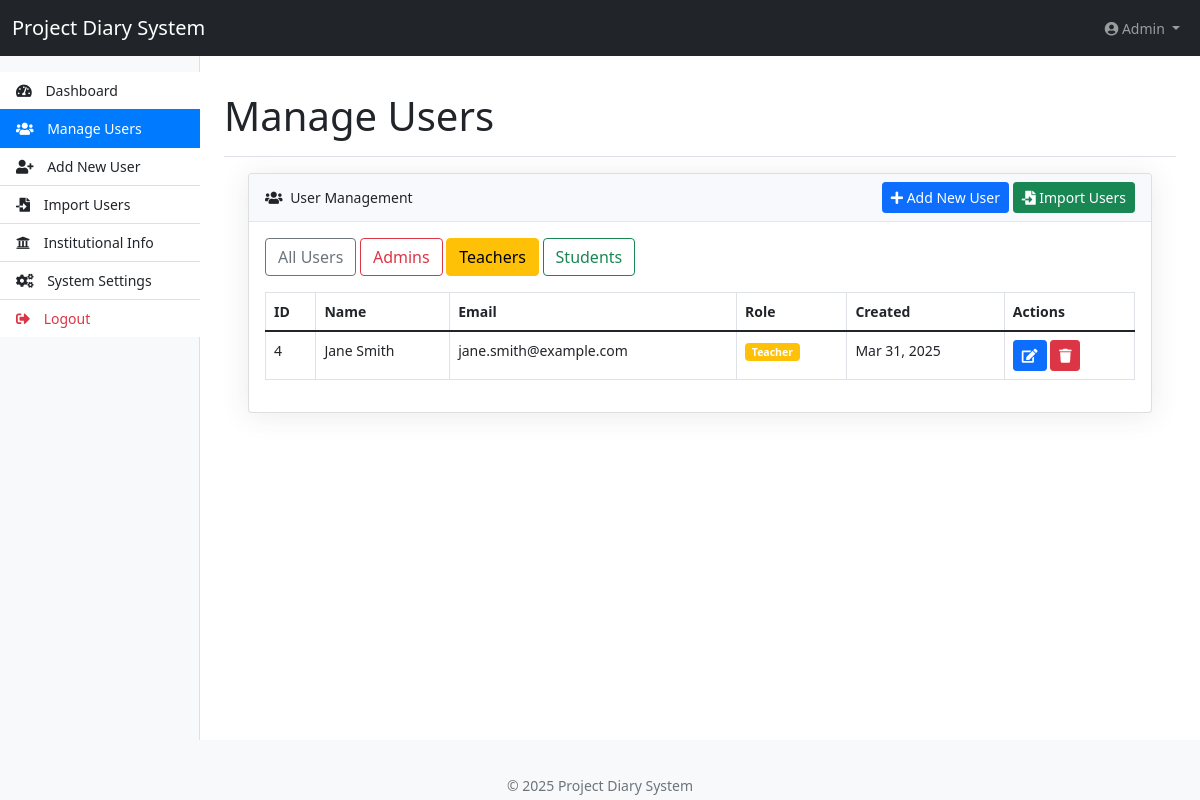
Screenshot of /index.php?page=manage_users&role=teacher (signed in) with the database file from the repository.
### tables this page shows
CREATE TABLE `users` (
  `id` int(11) NOT NULL,
  `name` varchar(255) NOT NULL,
  `email` varchar(255) NOT NULL,
  `password` varchar(255) NOT NULL,
  `role` enum('admin','teacher','student') NOT NULL,
  `department` varchar(100) DEFAULT NULL,
  `profile_image` varchar(255) DEFAULT 'default.jpg',
  `created_at` timestamp NOT NULL DEFAULT current_timestamp(),
  `updated_at` timestamp NOT NULL DEFAULT current_timestamp() ON UPDATE current_timestamp()
);

### controllers/AdminController.php (called while the page is built, shortened)
<?php
class AdminController {
    private $db;
    public function __construct($database) {
        $this->db = $database;
    }
    public function getAllUsers($role = null) {
        try {
            $query = "SELECT id, name, email, role, created_at FROM users";
            $params = [];
            if ($role) {
                $query .= " WHERE role = :role";
                $params[':role'] = $role;
            }
            $query .= " ORDER BY created_at DESC";
            $stmt = $this->db->prepare($query);
            foreach ($params as $param => $value) {
                $stmt->bindValue($param, $value);
            }
            $stmt->execute();
            return $stmt->fetchAll(PDO::FETCH_ASSOC);
        } catch (PDOException $e) {
            error_log("Error getting all users: " . $e->getMessage());
            return [];
        }
    }
}
?>

### views/admin/manage_users.php (the view, shortened to what this page needs)
<?php
$users = $adminController->getAllUsers();
$roleFilter = isset($_GET['role']) ? $_GET['role'] : '';
if (!empty($roleFilter)) {
    $users = $adminController->getAllUsers($roleFilter);
}
?>
<div class="container-fluid px-4">
    <div class="card mb-4">
        <div class="card-header">
            <div class="d-flex justify-content-between align-items-center">
                <div>
                    <i class="fas fa-users me-1"></i> User Management
                </div>
                <div>
                    <a href="index.php?page=add_user" class="btn btn-primary btn-sm">
                        <i class="fas fa-plus"></i> Add New User
                    </a>
                    <a href="index.php?page=import_users" class="btn btn-success btn-sm">
                        <i class="fas fa-file-import"></i> Import Users
                    </a>
                </div>
            </div>
        </div>
        <div class="card-body">
            <div class="mb-3">
                <a href="index.php?page=manage_users" class="btn btn-outline-secondary <?php echo empty($roleFilter) ? 'active' : ''; ?>">All Users</a>
                <a href="index.php?page=manage_users&role=admin" class="btn btn-outline-danger <?php echo $roleFilter === 'admin' ? 'active' : ''; ?>">Admins</a>
                <a href="index.php?page=manage_users&role=teacher" class="btn btn-outline-warning <?php echo $roleFilter === 'teacher' ? 'active' : ''; ?>">Teachers</a>
                <a href="index.php?page=manage_users&role=student" class="btn btn-outline-success <?php echo $roleFilter === 'student' ? 'active' : ''; ?>">Students</a>
            </div>
            <div class="table-responsive">
                <table class="table table-bordered table-hover" id="usersTable">
                    <thead>
                        <tr>
                            <th>ID</th>
                            <th>Name</th>
                            <th>Email</th>
                            <th>Role</th>
                            <th>Created</th>
                            <th>Actions</th>
                        </tr>
                    </thead>
                    <tbody>
                        <?php if (empty($users)): ?>
                            <tr>
                                <td colspan="6" class="text-center">No users found</td>
                            </tr>
                        <?php else: ?>
                            <?php foreach ($users as $user): ?>
                                <tr>
                                    <td><?php echo $user['id']; ?></td>
                                    <td><?php echo htmlspecialchars($user['name']); ?></td>
                                    <td><?php echo htmlspecialchars($user['email']); ?></td>
                                    <td>
                                        <span class="badge bg-<?php echo $user['role'] == 'admin' ? 'danger' : ($user['role'] == 'teacher' ? 'warning' : 'success'); ?>">
                                            <?php echo ucfirst(htmlspecialchars($user['role'])); ?>
                                        </span>
                                    </td>
                                    <td><?php echo date('M d, Y', strtotime($user['created_at'])); ?></td>
                                    <td>
                                        <a href="index.php?page=edit_user&id=<?php echo $user['id']; ?>" class="btn btn-sm btn-primary">
                                            <i class="fas fa-edit"></i>
                                        </a>
                                        <button type="button" class="btn btn-sm btn-danger" data-bs-toggle="modal" data-bs-target="#deleteModal<?php echo $user['id']; ?>">
                                            <i class="fas fa-trash"></i>
                                        </button>
                                    </td>
                                </tr>
                            <?php endforeach; ?>
                        <?php endif; ?>
                    </tbody>
                </table>
            </div>
        </div>
    </div>
</div>

### assets/css/admin-style.css (style rules this page uses)
body { font-size: .875rem; padding-top: 56px; }
.card { margin-bottom: 20px; box-shadow: 0 0.15rem 1.75rem 0 rgba(58, 59, 69, 0.1); }
.card-header { background-color: #f8f9fc; border-bottom: 1px solid #e3e6f0; }

### rows the page displays
users: id "4", name "Jane Smith", email "jane.smith@example.com", role "Teacher", created_at "Mar 31, 2025"

### other values shown
$_SESSION['name'] "Admin"
$pageTitle "Manage Users"
